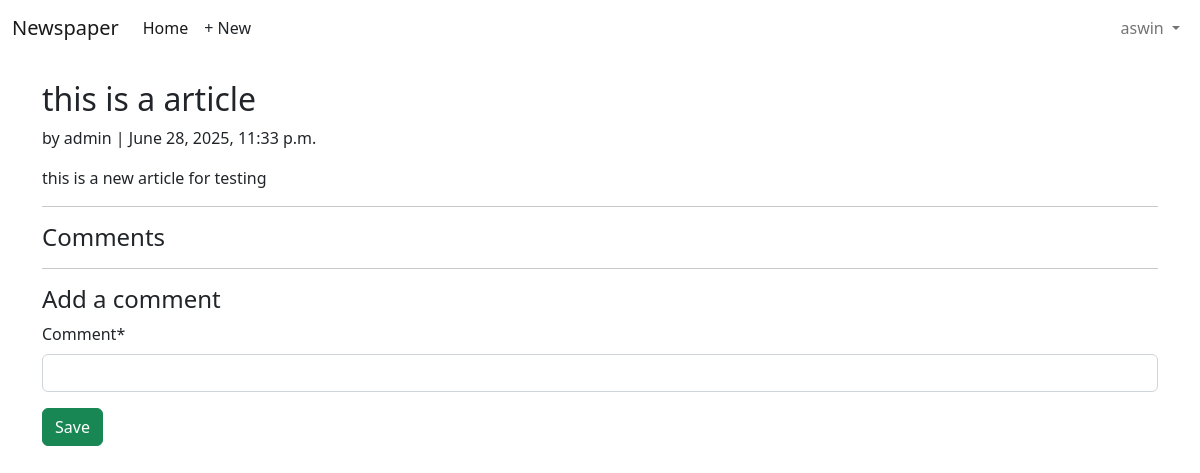
Screenshot of /articles/4/ (signed in) with the database file from the repository.
### accounts/models.py (models this page shows)
class CustomUser(AbstractUser):
    age = models.PositiveIntegerField(null=True, blank=True)

### articles/models.py (models this page shows, shortened)
class Article(models.Model):
    title = models.CharField(max_length=255)
    body = models.TextField()
    date = models.DateTimeField(auto_now_add=True)
    author = models.ForeignKey(
        settings.AUTH_USER_MODEL,
        on_delete=models.CASCADE,
    )

### articles/views.py (the view, shortened to what this page needs)
# urls.py: path("<int:pk>/", ArticleDetailView.as_view(), name="article_detail"),
class ArticleDetailView(LoginRequiredMixin,DetailView):
    def get(self, request, *args, **kwargs):
        view = CommentGet.as_view()
        return view(request, *args, **kwargs)

### articles/forms.py
class CommentForm(forms.ModelForm):
    class Meta:
        model = Comment
        fields = ("comment",)

### articles/views.py (called while the page is built)
    def get_context_data(self, **kwargs):
        context = super().get_context_data(**kwargs)
        context["form"] = CommentForm()
        return context

### templates/article_detail.html (shortened to what this page needs)
{% extends "base.html" %}
{% load crispy_forms_tags %}
{% block content %}
<div class="article-entry">
<h2>{{ object.title }}</h2>
<p>by {{ object.author }} | {{ object.date }}</p>
<p>{{ object.body }}</p>
</div>
  <hr>
<h4>Comments</h4>
<hr>
<h4>Add a comment</h4>
<form action="" method="post">{% csrf_token %}
  {{ form|crispy }}
<button class="btn btn-success ml-2" type="submit">Save</button>
</form>
{% endblock content %}

### templates/base.html (shortened to what this page needs)
<!DOCTYPE html>
<html>
<head>
  <link href="https://cdn.jsdelivr.net/npm/bootstrap@5.2.3/dist/css/bootstrap.min.css" rel="stylesheet">
  </head>
</head>
<body>
  <nav class="navbar navbar-expand-lg bg-body-tertiary">
    <div class="container-fluid">
      <a class="navbar-brand" href="{% url 'home' %}">Newspaper</a>
      <div class="collapse navbar-collapse" id="navbarSupportedContent">
        <ul class="navbar-nav me-auto mb-2 mb-lg-0">
          <li class="nav-item">
            <a class="nav-link active" aria-current="page" href="#">Home</a>
          </li>
          {% if user.is_authenticated %}
          <li><a href="{% url 'article_new' %}" class="nav-link px-2 link-dark">+ New</a></li>
        </ul>
        <div class="mr-auto">
          <ul class="navbar-nav">
            <li class="nav-item dropdown">
              <a class="nav-link dropdown-toggle" href="#" role="button" data-bs-toggle="dropdown"
                aria-expanded="false">
                {{ user.username }}
              </a>
            </li>
        {% endif %}
      </div>
    </div>
  </nav>
  <main>
    <div class="container mt-4">
      {% block content %}
      {% endblock content %}
    </div>
  </main>
</body>
</html>

### rows the page displays
CustomUser: username "aswin"
Article: title "this is a article", author "admin", date "June 28, 2025, 11:33 p.m.", body "this is a new article for testing"
